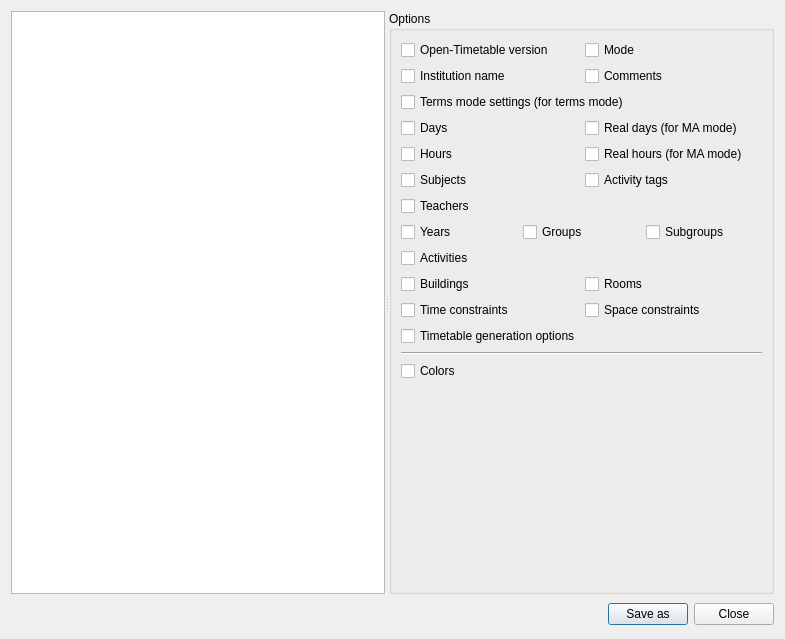
<?xml version="1.0" encoding="UTF-8"?>
<ui version="4.0">
 <class>HumanReadableDataForm_template</class>
 <widget class="QDialog" name="HumanReadableDataForm_template">
  <property name="geometry">
   <rect>
    <x>0</x>
    <y>0</y>
    <width>785</width>
    <height>639</height>
   </rect>
  </property>
  <property name="windowTitle">
   <string extracomment="Title of dialog to see the students statistics">Human-readable data</string>
  </property>
  <layout class="QGridLayout" name="gridLayout_2">
   <item row="0" column="0">
    <widget class="QSplitter" name="splitter">
     <property name="orientation">
      <enum>Qt::Horizontal</enum>
     </property>
     <widget class="QTextEdit" name="textEdit"/>
     <widget class="QGroupBox" name="groupBox">
      <property name="title">
       <string>Options</string>
      </property>
      <layout class="QGridLayout" name="gridLayout">
       <item row="5" column="0">
        <layout class="QHBoxLayout" name="horizontalLayout_5">
         <item>
          <widget class="QCheckBox" name="subjectsCheckBox">
           <property name="text">
            <string>Subjects</string>
           </property>
          </widget>
         </item>
         <item>
          <widget class="QCheckBox" name="activityTagsCheckBox">
           <property name="text">
            <string>Activity tags</string>
           </property>
          </widget>
         </item>
        </layout>
       </item>
       <item row="4" column="0">
        <layout class="QHBoxLayout" name="horizontalLayout_4">
         <item>
          <widget class="QCheckBox" name="hoursCheckBox">
           <property name="text">
            <string>Hours</string>
           </property>
          </widget>
         </item>
         <item>
          <widget class="QCheckBox" name="realHoursCheckBox">
           <property name="text">
            <string comment="MA mode = Mornings/Afternoons mode">Real hours (for MA mode)</string>
           </property>
          </widget>
         </item>
        </layout>
       </item>
       <item row="8" column="0">
        <widget class="QCheckBox" name="activitiesCheckBox">
         <property name="text">
          <string>Activities</string>
         </property>
        </widget>
       </item>
       <item row="11" column="0">
        <widget class="QCheckBox" name="timetableGenerationOptionsCheckBox">
         <property name="text">
          <string>Timetable generation options</string>
         </property>
        </widget>
       </item>
       <item row="0" column="0">
        <layout class="QHBoxLayout" name="horizontalLayout_2">
         <item>
          <widget class="QCheckBox" name="fetVersionCheckBox">
           <property name="text">
            <string>Open-Timetable version</string>
           </property>
          </widget>
         </item>
         <item>
          <widget class="QCheckBox" name="modeCheckBox">
           <property name="text">
            <string>Mode</string>
           </property>
          </widget>
         </item>
        </layout>
       </item>
       <item row="6" column="0">
        <widget class="QCheckBox" name="teachersCheckBox">
         <property name="text">
          <string>Teachers</string>
         </property>
        </widget>
       </item>
       <item row="3" column="0">
        <layout class="QHBoxLayout" name="horizontalLayout_3">
         <item>
          <widget class="QCheckBox" name="daysCheckBox">
           <property name="text">
            <string>Days</string>
           </property>
          </widget>
         </item>
         <item>
          <widget class="QCheckBox" name="realDaysCheckBox">
           <property name="text">
            <string comment="MA mode = Mornings/Afternoons mode">Real days (for MA mode)</string>
           </property>
          </widget>
         </item>
        </layout>
       </item>
       <item row="2" column="0">
        <widget class="QCheckBox" name="termsModeSettingsCheckBox">
         <property name="text">
          <string>Terms mode settings (for terms mode)</string>
         </property>
        </widget>
       </item>
       <item row="9" column="0">
        <layout class="QHBoxLayout" name="horizontalLayout_7">
         <item>
          <widget class="QCheckBox" name="buildingsCheckBox">
           <property name="text">
            <string>Buildings</string>
           </property>
          </widget>
         </item>
         <item>
          <widget class="QCheckBox" name="roomsCheckBox">
           <property name="text">
            <string>Rooms</string>
           </property>
          </widget>
         </item>
        </layout>
       </item>
       <item row="1" column="0">
        <layout class="QHBoxLayout" name="horizontalLayout">
         <item>
          <widget class="QCheckBox" name="institutionNameCheckBox">
           <property name="text">
            <string>Institution name</string>
           </property>
          </widget>
         </item>
         <item>
          <widget class="QCheckBox" name="commentsCheckBox">
           <property name="text">
            <string>Comments</string>
           </property>
          </widget>
         </item>
        </layout>
       </item>
       <item row="13" column="0">
        <widget class="QCheckBox" name="colorsCheckBox">
         <property name="text">
          <string>Colors</string>
         </property>
        </widget>
       </item>
       <item row="7" column="0">
        <layout class="QHBoxLayout" name="horizontalLayout_6">
         <item>
          <widget class="QCheckBox" name="yearsCheckBox">
           <property name="text">
            <string>Years</string>
           </property>
          </widget>
         </item>
         <item>
          <widget class="QCheckBox" name="groupsCheckBox">
           <property name="text">
            <string>Groups</string>
           </property>
          </widget>
         </item>
         <item>
          <widget class="QCheckBox" name="subgroupsCheckBox">
           <property name="text">
            <string>Subgroups</string>
           </property>
          </widget>
         </item>
        </layout>
       </item>
       <item row="10" column="0">
        <layout class="QHBoxLayout" name="horizontalLayout_8">
         <item>
          <widget class="QCheckBox" name="timeConstraintsCheckBox">
           <property name="text">
            <string>Time constraints</string>
           </property>
          </widget>
         </item>
         <item>
          <widget class="QCheckBox" name="spaceConstraintsCheckBox">
           <property name="text">
            <string>Space constraints</string>
           </property>
          </widget>
         </item>
        </layout>
       </item>
       <item row="12" column="0">
        <widget class="Line" name="line">
         <property name="orientation">
          <enum>Qt::Horizontal</enum>
         </property>
        </widget>
       </item>
       <item row="14" column="0">
        <spacer name="verticalSpacer">
         <property name="orientation">
          <enum>Qt::Vertical</enum>
         </property>
         <property name="sizeHint" stdset="0">
          <size>
           <width>20</width>
           <height>40</height>
          </size>
         </property>
        </spacer>
       </item>
      </layout>
     </widget>
    </widget>
   </item>
   <item row="1" column="0">
    <layout class="QHBoxLayout">
     <property name="spacing">
      <number>6</number>
     </property>
     <property name="margin" stdset="0">
      <number>0</number>
     </property>
     <item>
      <spacer>
       <property name="orientation">
        <enum>Qt::Horizontal</enum>
       </property>
       <property name="sizeHint" stdset="0">
        <size>
         <width>604</width>
         <height>28</height>
        </size>
       </property>
      </spacer>
     </item>
     <item>
      <widget class="QPushButton" name="saveAsPushButton">
       <property name="text">
        <string>Save as</string>
       </property>
      </widget>
     </item>
     <item>
      <widget class="QPushButton" name="closeButton">
       <property name="text">
        <string>Close</string>
       </property>
      </widget>
     </item>
    </layout>
   </item>
  </layout>
 </widget>
 <resources/>
 <connections/>
</ui>
